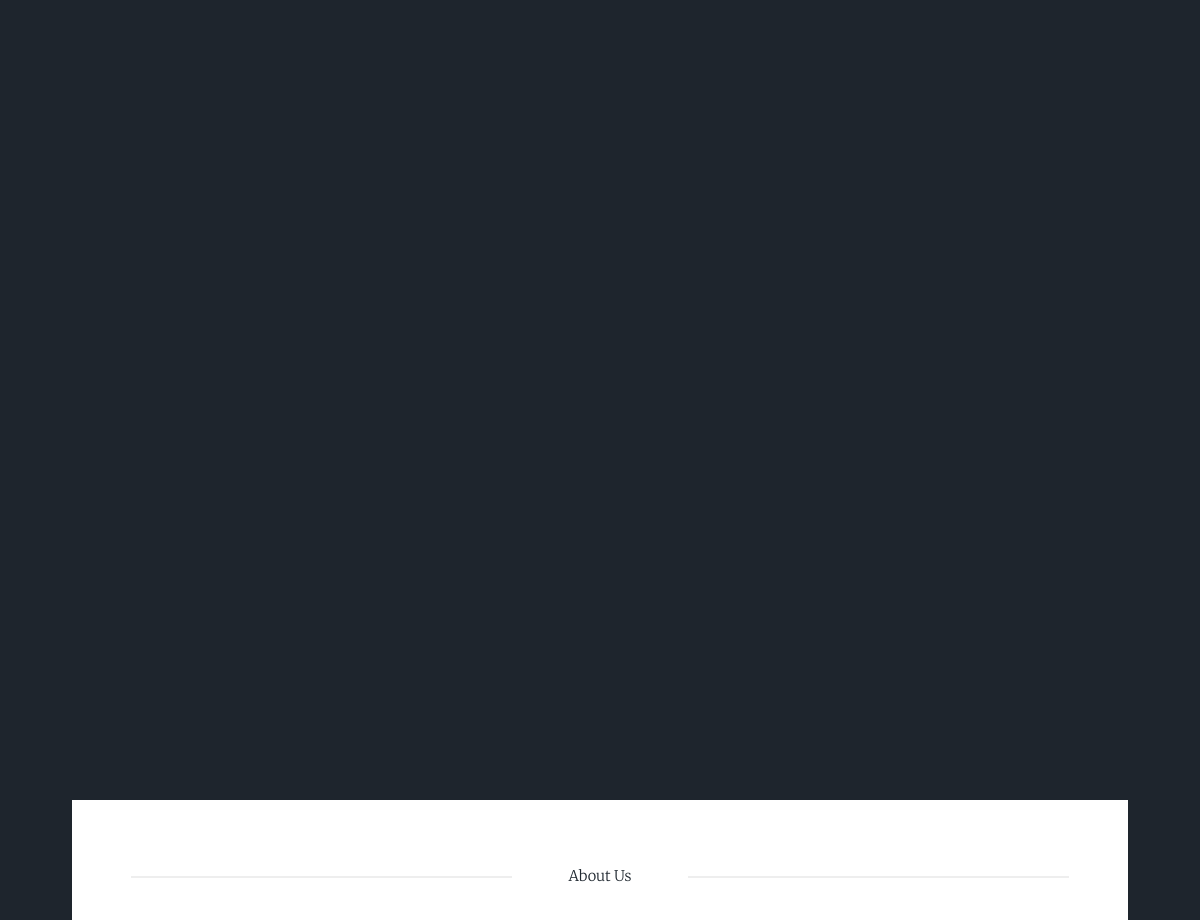
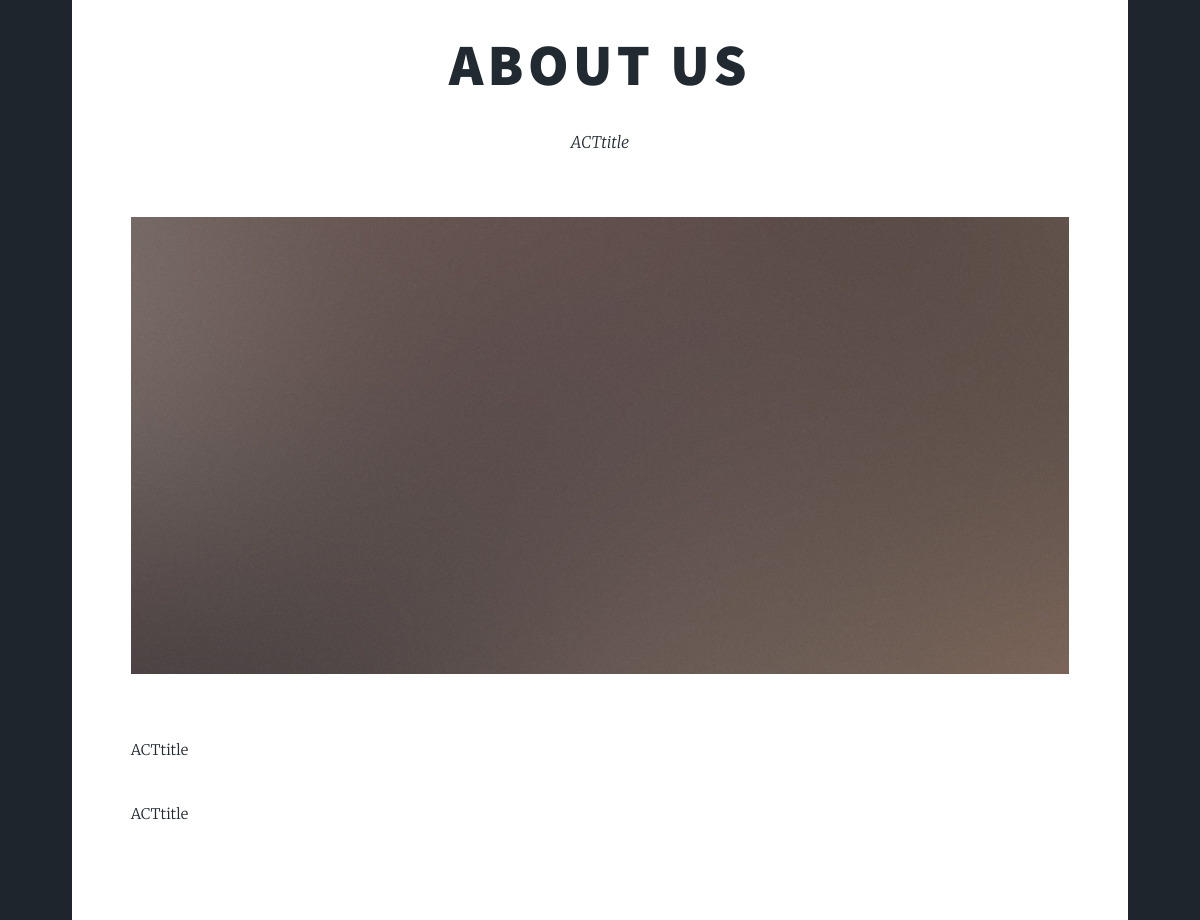
The page /about-us.php on the database its author committed (2 pictures, top to bottom).
### tables this page shows
CREATE TABLE `data` (
  `id` int(11) NOT NULL,
  `section` text NOT NULL,
  `description` text NOT NULL,
  `vision` text NOT NULL,
  `mission` text NOT NULL,
  `phone` int(11) NOT NULL,
  `email` varchar(225) NOT NULL,
  `address` varchar(225) NOT NULL,
  `image` varchar(225) NOT NULL,
  `video` varchar(225) NOT NULL,
  `username` text NOT NULL,
  `jobTitle` text NOT NULL,
  `subject` text NOT NULL,
  `attached` text NOT NULL,
  `date` timestamp(6) NOT NULL DEFAULT current_timestamp(6) ON UPDATE current_timestamp(6)
);

### admin/connect.php (called while the page is built, shortened)
<?php
$connect = mysqli_connect("localhost","root","","school");
$as_sql = "SELECT * FROM data WHERE section = 'about-us'";
$AS_result = mysqli_query($connect,$as_sql);
$get_as = mysqli_fetch_assoc($AS_result);
?>

### about-us.php (the view, shortened to what this page needs)
<?php 	include_once 'admin/connect.php'; ?>
<!DOCTYPE HTML>
<html>
	<head>
		<link rel="stylesheet" href="assets/css/main.css" />
	</head>
	<body class="is-preload">
			<div id="wrapper" class="fade-in">
					<header id="header">
					</header>
					<div id="main">
							<section class="post">
								<header class="major">
									<span class="date">About Us</span>
									<h1>About US</h1>
									<p><?php echo $get_as['description']; ?></p>
								</header>
								<div class="image main"><img src="images/pic01.jpg" alt="" /></div>
								<p><?php echo $get_as['vision']; ?></p>
								<p><?php echo $get_as['mission']; ?></p>
							</section>
					</div>
			</div>
	</body>
</html>

### rows shown on the page
data: description "ACTtitle", vision "ACTtitle", mission "ACTtitle"
